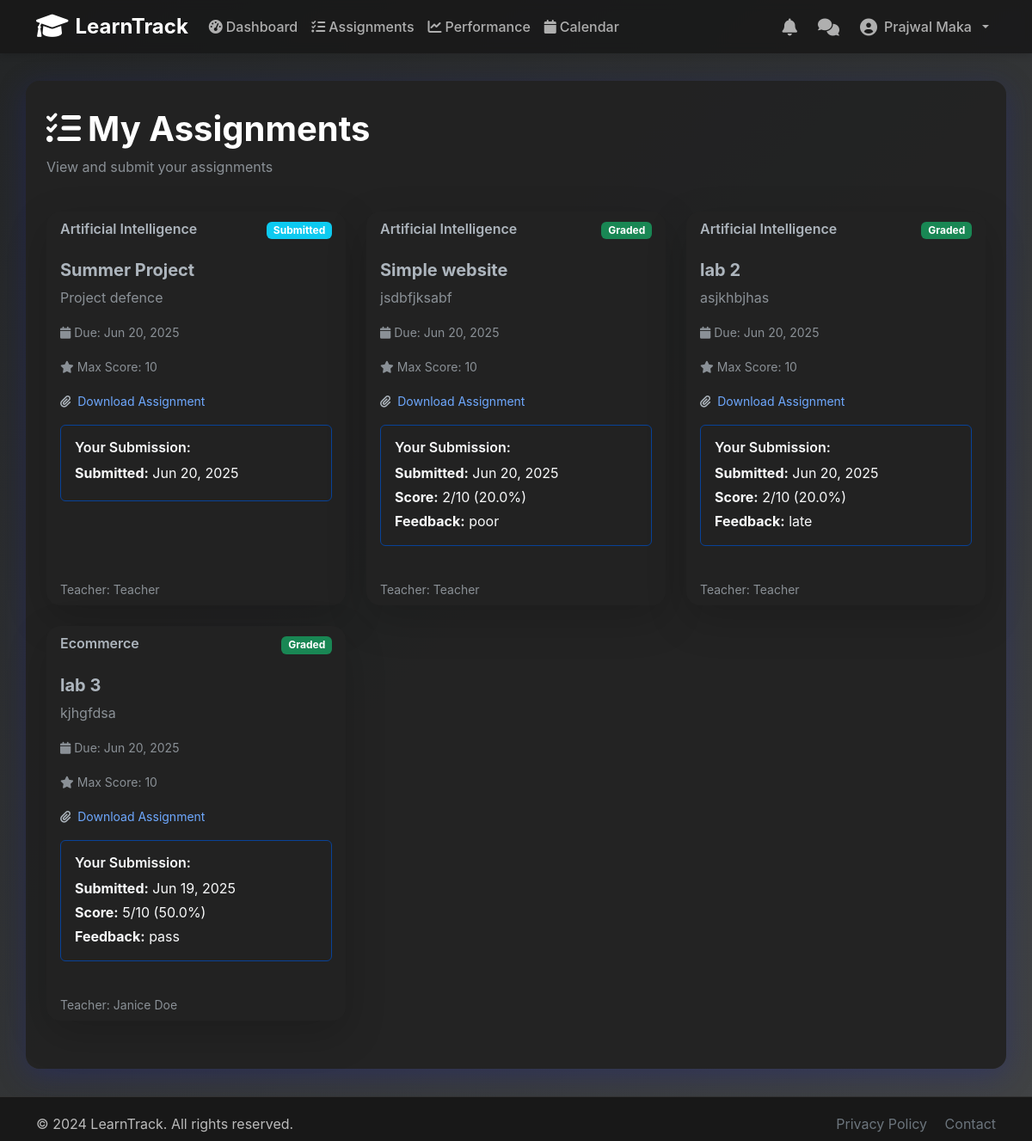
Before: /student/assignments (signed in) with the older database file.
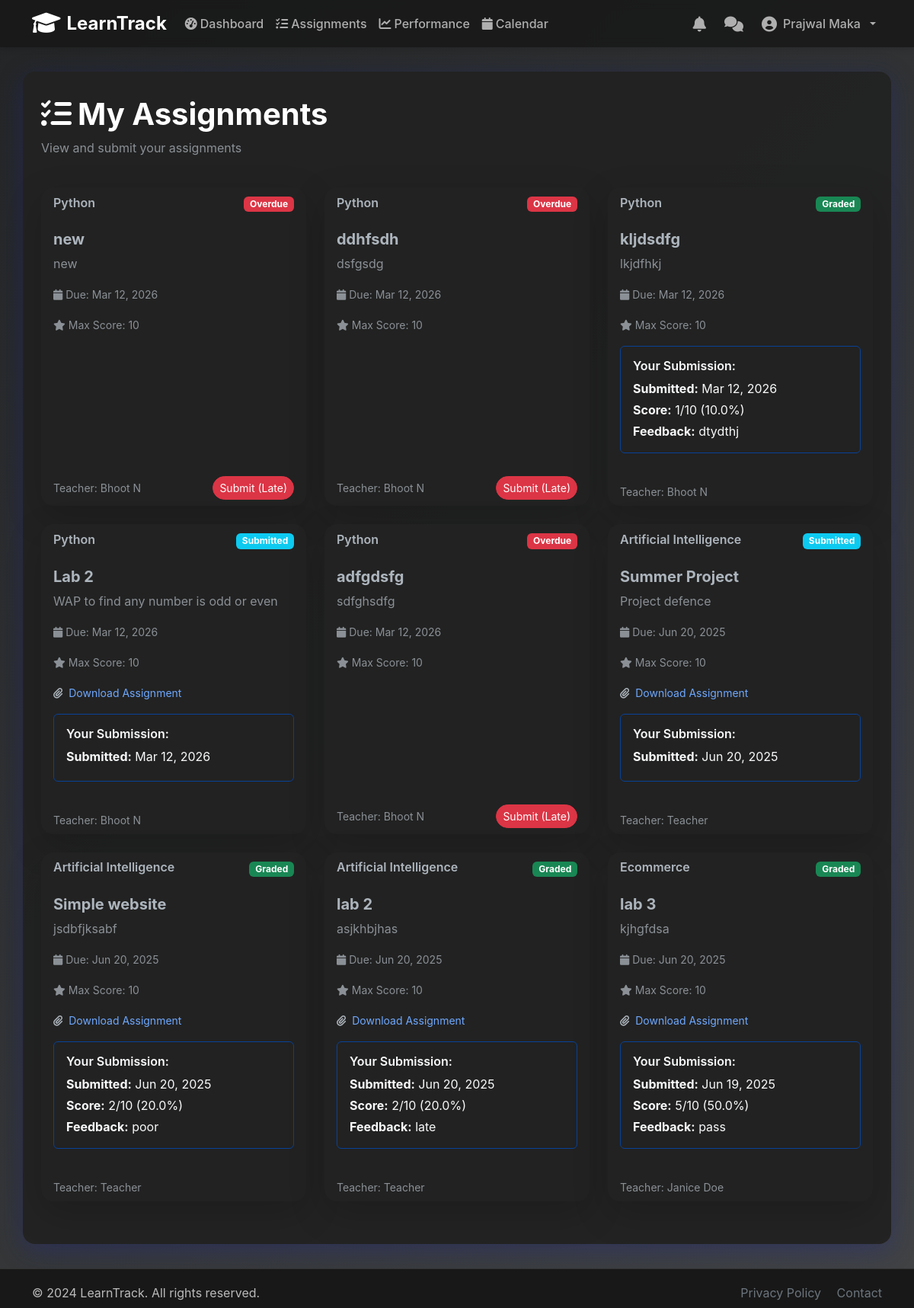
After: the same page with the newer database file.
### models.py (models this page shows, shortened)
class Assignment(db.Model):
    id = db.Column(db.Integer, primary_key=True)
    title = db.Column(db.String(200), nullable=False)
    description = db.Column(db.Text)
    due_date = db.Column(db.DateTime, nullable=False)
    max_score = db.Column(db.Integer, default=10)
    teacher_id = db.Column(db.Integer, db.ForeignKey('user.id'), nullable=False)
    class_id = db.Column(db.Integer, db.ForeignKey('class.id'), nullable=False)
    attachment_path = db.Column(db.String(255))  # Path to uploaded assignment file
    created_at = db.Column(db.DateTime, default=datetime.utcnow)
    submissions = db.relationship('Submission', backref='assignment', lazy=True, cascade='all, delete-orphan')
    def is_overdue(self):
        return datetime.utcnow() > self.due_date
    def is_submission_late(self, submission):
        if not submission or not submission.submitted_at:
            return False
        utc = pytz.utc
        submitted_utc = submission.submitted_at.replace(tzinfo=utc)
        due_utc = self.due_date.replace(tzinfo=utc)
        return submitted_utc > due_utc

class Class(db.Model):
    id = db.Column(db.Integer, primary_key=True)
    name = db.Column(db.String(100), nullable=False)
    description = db.Column(db.Text)
    teacher_id = db.Column(db.Integer, db.ForeignKey('user.id'), nullable=False)
    course_id = db.Column(db.Integer, db.ForeignKey('course.id'), nullable=False)
    created_at = db.Column(db.DateTime, default=datetime.utcnow)
    assignments = db.relationship('Assignment', backref='class_obj', lazy=True)
    enrollments = db.relationship('Enrollment', backref='class_obj', lazy=True)

class Submission(db.Model):
    id = db.Column(db.Integer, primary_key=True)
    assignment_id = db.Column(db.Integer, db.ForeignKey('assignment.id'), nullable=False)
    student_id = db.Column(db.Integer, db.ForeignKey('user.id'), nullable=False)
    submission_text = db.Column(db.Text)
    file_path = db.Column(db.String(255))  # Path to uploaded submission file
    submitted_at = db.Column(db.DateTime, default=datetime.utcnow())
    score = db.Column(db.Integer)
    feedback = db.Column(db.Text)
    graded_at = db.Column(db.DateTime)
    graded_by = db.Column(db.Integer, db.ForeignKey('user.id'))
    __table_args__ = (db.UniqueConstraint('assignment_id', 'student_id', name='unique_submission'),)
    def is_graded(self):
        return self.score is not None
    def is_late(self):
        return self.assignment.is_submission_late(self) if self.assignment else False

class User(UserMixin, db.Model):
    id = db.Column(db.Integer, primary_key=True)
    email = db.Column(db.String(120), unique=True, nullable=False)
    name = db.Column(db.String(100), nullable=False)
    role = db.Column(db.String(20), default='student')  # 'student', 'teacher', 'admin'
    password_hash = db.Column(db.String(256), nullable=False)
    created_at = db.Column(db.DateTime, default=datetime.utcnow)
    course_id = db.Column(db.Integer, db.ForeignKey('course.id'), nullable=True)
    taught_classes = db.relationship('Class', backref='teacher', lazy=True, foreign_keys='Class.teacher_id')
    assignments_created = db.relationship('Assignment', backref='creator', lazy=True, foreign_keys='Assignment.teacher_id')
    submissions = db.relationship('Submission', backref='student', lazy=True, foreign_keys='Submission.student_id')
    enrollments = db.relationship('Enrollment', backref='student', lazy=True, foreign_keys='Enrollment.student_id')
    def is_teacher(self):
        return self.role == 'teacher'
    def is_student(self):
        return self.role == 'student'
    def is_admin(self):
        return self.role == 'admin'

### routes.py (the view)
@student_bp.route('/assignments')
@login_required
def assignments():
    if not current_user.is_student():
        flash('Access denied.', 'danger')
        return redirect(url_for('main.index'))
    enrollments = Enrollment.query.filter_by(student_id=current_user.id).all()
    class_ids = [e.class_id for e in enrollments]
    assignments = Assignment.query.filter(Assignment.class_id.in_(class_ids)).order_by(Assignment.due_date.desc()).all()
    submissions = {s.assignment_id: s for s in Submission.query.filter_by(student_id=current_user.id).all()}
    return render_template('student/assignments.html', assignments=assignments, submissions=submissions)

### app.py (called while the page is built)
@login_manager.user_loader
def load_user(user_id):
    from models import User
    return User.query.get(int(user_id))

@app.context_processor
def inject_notifications():
    if hasattr(current_user, 'is_authenticated') and current_user.is_authenticated:
        notifications = Notification.query.filter_by(user_id=current_user.id).order_by(Notification.timestamp.desc()).limit(10).all()
        unread_notifications = [n for n in notifications if not n.is_read]
        return dict(
            notifications=notifications,
            unread_notifications=unread_notifications
        )
    return dict(notifications=[], unread_notifications=[])

### utils.py (called while the page is built)
def format_datetime(dt):
    if dt:
        return dt.strftime('%b %d, %Y')
    return ''

def format_date(dt):
    return format_datetime(dt)

### templates/student/assignments.html (shortened to what the changed rows need)
{% extends "base.html" %}
{% block content %}
<div class="row mb-4">
    <div class="col">
        <h1 class="fw-bold"><i class="fas fa-tasks me-2"></i>My Assignments</h1>
    </div>
</div>
{% if assignments %}
    <div class="row">
        {% for assignment in assignments %}
        {% set submission = submissions.get(assignment.id) %}
        <div class="col-md-6 col-lg-4 mb-4">
            <div class="card h-100 shadow-lg border-0" style="background: rgba(34, 34, 34, 0.92);">
                <div class="card-header d-flex justify-content-between align-items-center bg-transparent border-0">
                    <h6 class="mb-0 fw-semibold">{{ assignment.class_obj.name }}</h6>
                    <div>
                        {% if submission %}
                            {% if submission.is_graded() %}
                                <span class="badge bg-success">Graded</span>
                            {% else %}
                                <span class="badge bg-info">Submitted</span>
                            {% endif %}
                        {% elif assignment.is_overdue() %}
                            <span class="badge bg-danger">Overdue</span>
                        {% else %}
                            <span class="badge bg-warning">Pending</span>
                        {% endif %}
                    </div>
                </div>
                <div class="card-body">
                    <h5 class="card-title fw-bold">{{ assignment.title }}</h5>
                    <p class="card-text text-muted">
                        {{ assignment.description[:100] + '...' if assignment.description and assignment.description|length > 100 else assignment.description }}
                    </p>
                    <div class="mb-3">
                            <small class="text-muted">
                                <i class="fas fa-calendar me-1"></i>Due: {{ assignment.due_date|format_date }}
                            </small>
                        </div>
                        <div class="mb-3">
                            <small class="text-muted">
                                <i class="fas fa-star me-1"></i>Max Score: {{ assignment.max_score }}
                            </small>
                        </div>
                        {% if assignment.attachment_path %}
                        <div class="mb-3">
                            <small>
                                <i class="fas fa-paperclip me-1"></i>
                                <a href="{{ url_for('main.download_file', filename=assignment.attachment_path) }}" class="text-decoration-none">
                                    Download Assignment
                                </a>
                            </small>
                        </div>
                        {% endif %}
                        {% if submission %}
                        <div class="mb-3">
                            <div class="bg-dark bg-opacity-10 p-3 rounded text-light border border-primary-subtle">
                                <h6 class="fw-semibold">Your Submission:</h6>
                                <p class="mb-1"><strong>Submitted:</strong> {{ submission.submitted_at|format_date }}</p>
                            {% if submission.is_graded() %}
                                <p class="mb-1"><strong>Score:</strong> {{ submission.score }}/{{ assignment.max_score }} ({{ "%.1f"|format((submission.score / assignment.max_score) * 100) }}%)</p>
                                {% if submission.feedback %}
                                    <p class="mb-0"><strong>Feedback:</strong> {{ submission.feedback }}</p>
                                {% endif %}
                            {% endif %}
                        </div>
                    </div>
                    {% endif %}
                </div>
                <div class="card-footer bg-transparent border-0">
                    <div class="d-flex justify-content-between align-items-center">
                        <small class="text-muted">Teacher: {{ assignment.creator.name }}</small>
                        <div>
                            {% if submission %}
                                {% if not assignment.is_overdue() %}
                                    <a href="{{ url_for('student.submit_assignment', assignment_id=assignment.id) }}" class="btn btn-sm btn-outline-primary rounded-pill">
                                        Update
                                    </a>
                                {% endif %}
                            {% else %}
                                <a href="{{ url_for('student.submit_assignment', assignment_id=assignment.id) }}"
                                   class="btn btn-sm {{ 'btn-danger' if assignment.is_overdue() else 'btn-primary' }} rounded-pill">
                                    {{ 'Submit (Late)' if assignment.is_overdue() else 'Submit' }}
                                </a>
                            {% endif %}
                        </div>
                    </div>
                </div>
            </div>
        </div>
        {% endfor %}
    </div>
{% endif %}
{% endblock %}

Changed rows visible on the page:
added Assignment: class_obj.name "Python", shows "Overdue", title "new", description "new", due_date "Mar 12, 2026", max_score "10", creator.name "Bhoot N", due_date "Submit (Late)"
added Assignment: class_obj.name "Python", shows "Overdue", title "ddhfsdh", description "dsfgsdg", due_date "Mar 12, 2026", max_score "10", creator.name "Bhoot N", due_date "Submit (Late)"
added Assignment: class_obj.name "Python", shows "Graded", title "kljdsdfg", description "lkjdfhkj", due_date "Mar 12, 2026", max_score "10", creator.name "Bhoot N"
added Submission: submitted_at "Mar 12, 2026", score "1", (submission.score/assignment.max_score)*100 "10.0", feedback "dtydthj"
added Assignment: class_obj.name "Python", shows "Submitted", title "Lab 2", description "WAP to find any number is odd or even", due_date "Mar 12, 2026", max_score "10", creator.name "Bhoot N"
added Submission: submitted_at "Mar 12, 2026"
added Assignment: class_obj.name "Python", shows "Overdue", title "adfgdsfg", description "sdfghsdfg", due_date "Mar 12, 2026", max_score "10", creator.name "Bhoot N", due_date "Submit (Late)"
